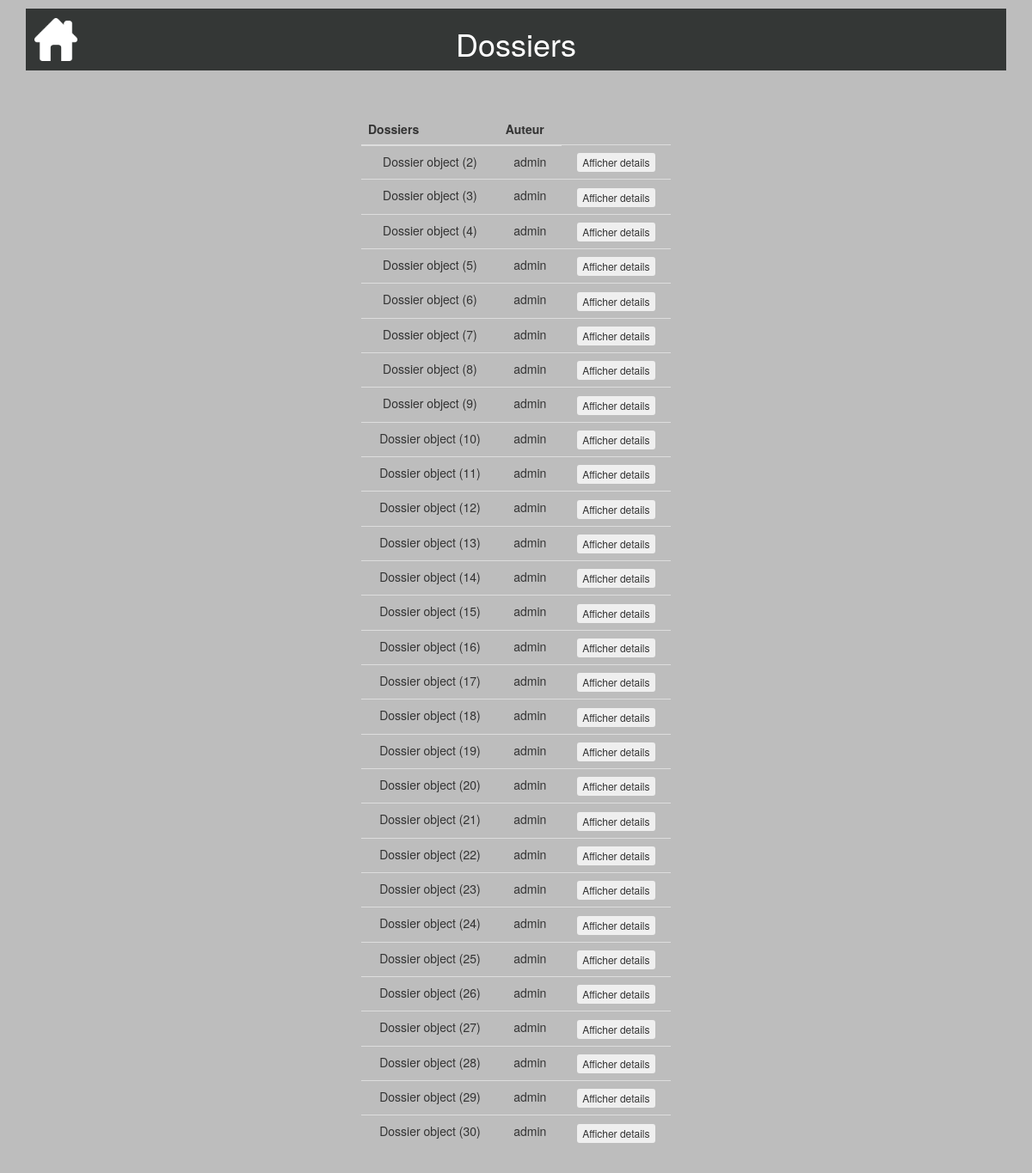
/consultertouslesdossiers/ (signed in), run on an earlier commit of the app's database.
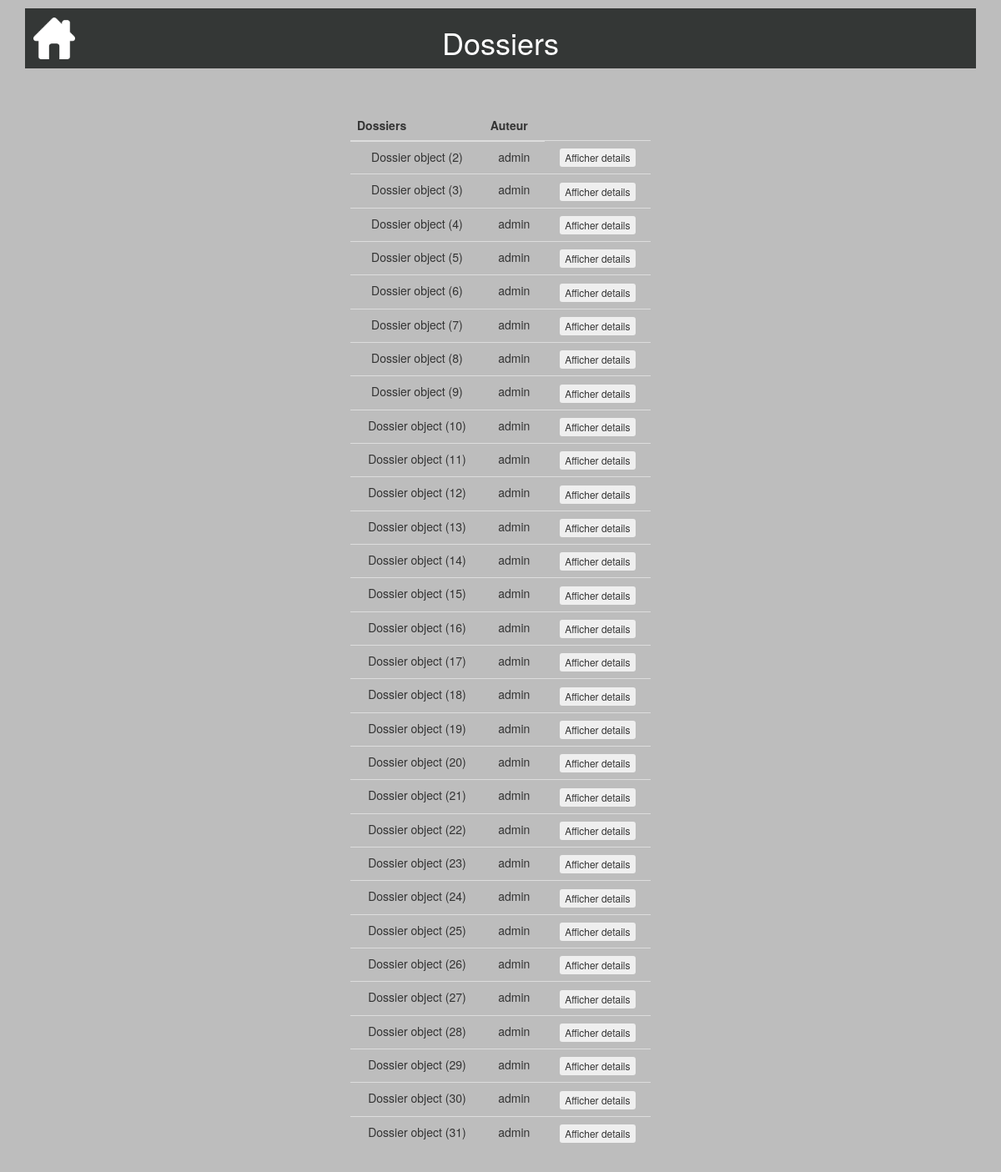
And on a later commit of the database.
### calculdej/models.py (models this page shows, shortened)
class Dossier(models.Model):
    date = models.DateTimeField(default=timezone.now, blank=True, verbose_name="Date création")
    auteur = models.ForeignKey(settings.AUTH_USER_MODEL, on_delete=models.CASCADE)
    dernier = models.BooleanField(default=True)

### consultertouslesdossiers/views.py (the view)
# urls.py: url('consultertouslesdossiers/', include('consultertouslesdossiers.urls')),
@login_required
@user_passes_test(check_user)
def consultertouslesdossiers(request):
    dossiers = Dossier.objects.all()
    return render(request, 'consultertouslesdossiers/consultertouslesdossiers.html', locals())

### consultertouslesdossiers/views.py (called while the page is built)
def check_user(user):
    if user.is_authenticated:
        username = user.get_username()
    return username=='admin'

### consultertouslesdossiers/templates/consultertouslesdossiers/consultertouslesdossiers.html (shortened to what this page needs)
{% extends "base.html" %}
{% block header %}<h1>Dossiers</h1>{% endblock %}
{% block content %}
<table class="table">
  <thead>
       <tr>
           <th>Dossiers</th>
           <th>Auteur</th>
       </tr>
   </thead>
   <tbody>
       {% for d in dossiers %}
       <tr>
           <td>{{ d }}</td>
           <td>{{ d.auteur }}</td>
           <td>
             <form method="post">
                 <button class="btn btn-xs" type="submit" name="btnaffdetails" value="{{d.id}}">Afficher details</button>
             </form>
          </td>
       </tr>
      {%endfor%}
    </tbody>
</table>
{% endblock %}

### templates/base.html (shortened to what this page needs)
<!DOCTYPE html>
<html lang="fr">
  <head>
    <link rel="stylesheet" href="https://maxcdn.bootstrapcdn.com/bootstrap/3.3.7/css/bootstrap.min.css">
    <link rel="stylesheet" href="/static/css/style.css">
  </head>
  <body>
    <div class="container">
      <header>
        {% if user.is_authenticated %}<a id="home" href="{% url 'connexion' %}"> <img src="/static/img/home_icon.PNG" class="img-responsive float-left" alt="logo" width="50px" height="50px"> </a>{% endif %}
        {% block header %}{% endblock %}
      </header>
      <div class="row">
        <section id="content" class="col-sm-offset-4 col-sm-4 col-sm-offset-4">
          {% block content %}{% endblock %}
        </section>
      </div>
    </div>
  </body>
</html>

### static/css/style.css (style rules this page uses)
body { background-color: #BDBDBD; margin-left: auto; margin-right: auto; }
[class*="col-"], footer { text-align: center; }
[class*="row"] { margin-bottom: 40px; }
#content { padding-top: 50px; }
header { text-align: center; background-color: #343736; margin-top: 10px; padding-bottom: 1px; padding-top: 1px; color: white; position: relative; }
#home { position: absolute; left: 10px; top: 50%; transform: translateY(-50%); }

What changed in the data, as far as the page shows it:
added Dossier: id "Dossier object (31)", auteur "admin"
